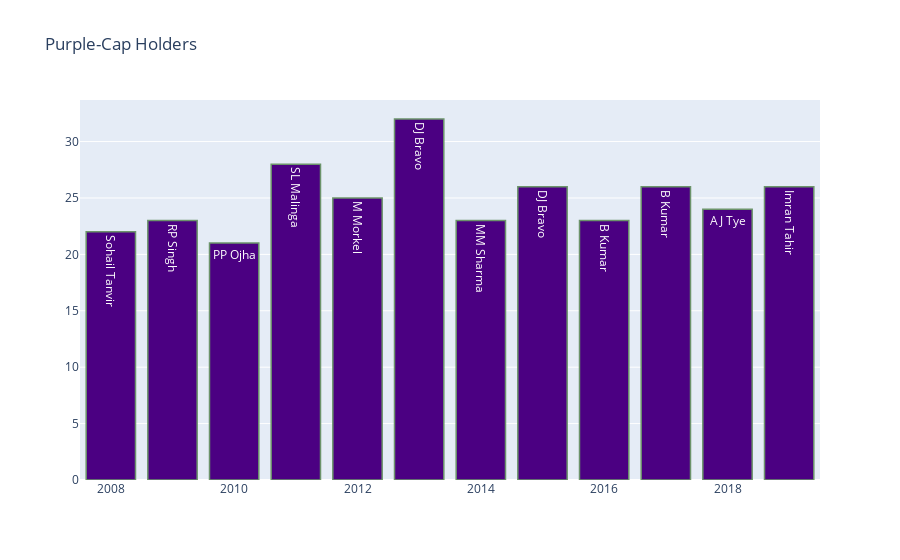

Notebook code cell kept with this figure:
### Markdown cell above
## Purple Caps Each Season (Maximum Wickets By Bowler per Season)

### Code cell
dismissal_kinds = ["bowled", "caught", "lbw", "stumped", "caught and bowled", "hit wicket"]  #since run-out is not creditted to the bowler
purple=delivery[delivery["dismissal_kind"].isin(dismissal_kinds)]
purple=purple.merge(matches,left_on='match_id',right_on='id',how='outer')
purple=purple.groupby(['season','bowler'])['dismissal_kind'].count().reset_index()
purple=purple.sort_values('dismissal_kind',ascending=False)
purple=purple.drop_duplicates('season',keep='first').sort_values(by='season')
purple.rename({'dismissal_kind':'count_wickets'},axis=1,inplace=True)

trace1 = go.Bar(
    x=purple['season'].values,
    y=purple['count_wickets'].values,
    name='Total Matches',
    text=purple['bowler'].values,
    marker=dict(
        color='rgb(75,0,130)',
        line=dict(
            color='rgb(108,148,107)',
            width=1.5,
        )
    ),
    opacity=1
)


layout = go.Layout(
    title='Purple-Cap Holders',
)
data=[trace1]
fig = go.Figure(data=data, layout=layout)
py.iplot(fig, filename='stacked-bar')

### Figure 1 — Plotly figure (JSON) as saved in the notebook; plotly's stock layout.template omitted (floating-point values rounded to 4 significant figures)
{"data": [{"marker": {"color": "rgb(75,0,130)", "line": {"color": "rgb(108,148,107)", "width": 1.5}}, "name": "Total Matches", "opacity": 1, "text": ["Sohail Tanvir", "RP Singh", "PP Ojha", "SL Malinga", "M Morkel", "DJ Bravo", "MM Sharma", "DJ Bravo", "B Kumar", "B Kumar", "AJ Tye", "Imran Tahir"], "type": "bar", "x": [2008, 2009, 2010, 2011, 2012, 2013, 2014, 2015, 2016, 2017, 2018, 2019], "y": [22, 23, 21, 28, 25, 32, 23, 26, 23, 26, 24, 26]}], "layout": {"title": {"text": "Purple-Cap Holders"}}}
